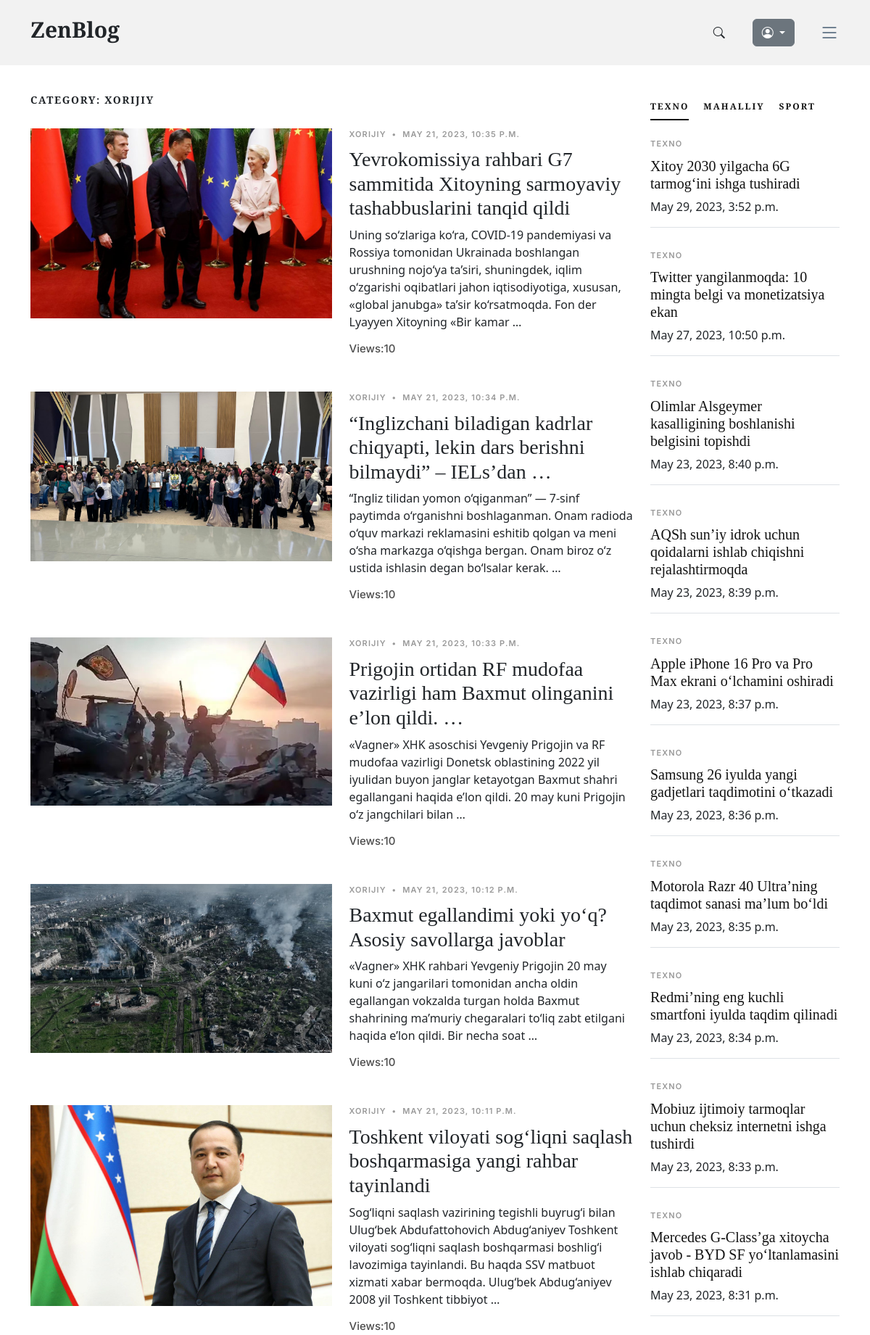
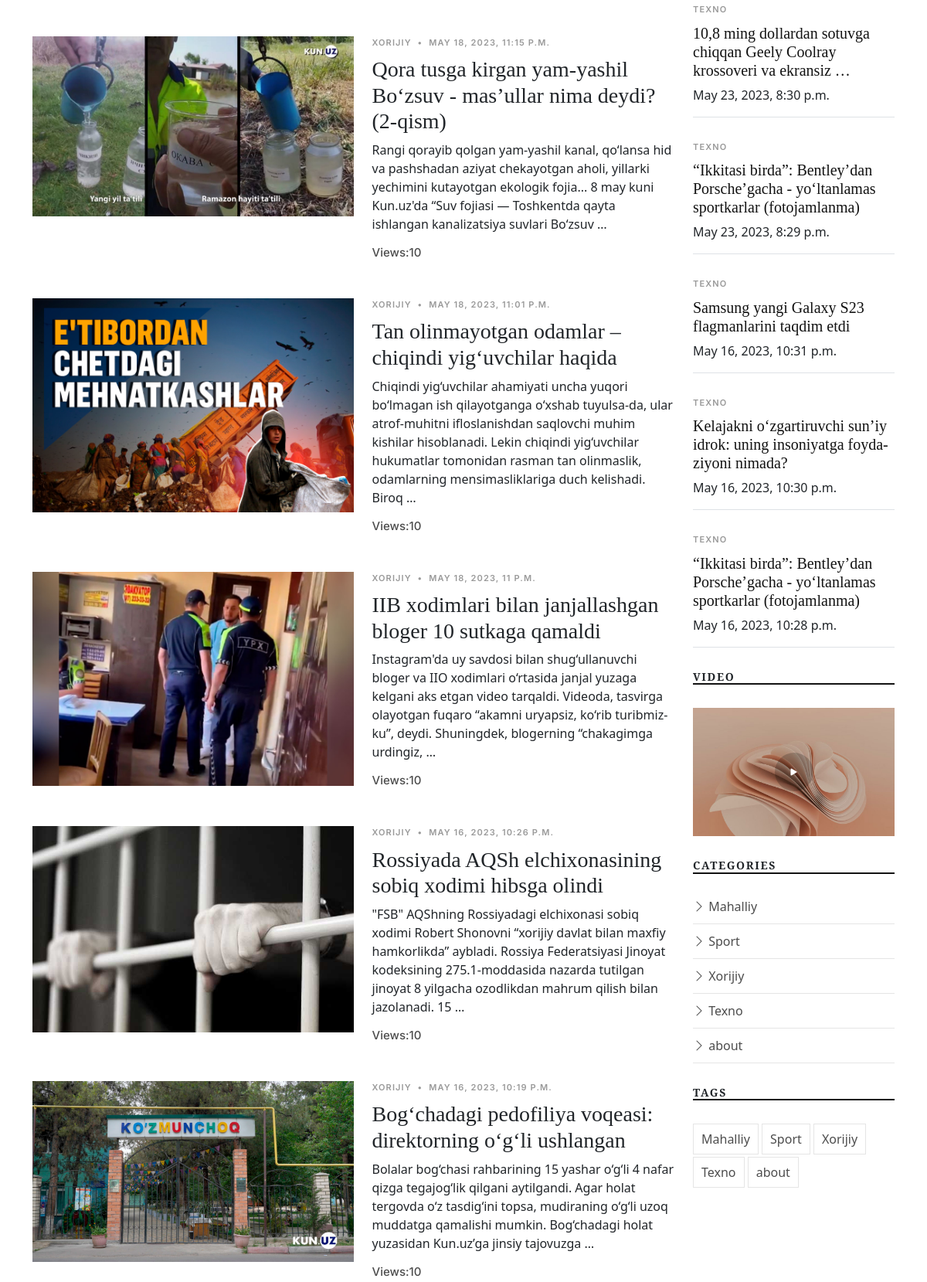
The page /foreign/ (upper part) on the database its author committed (2 pictures, top to bottom).
### news_app/models.py (models this page shows, shortened)
class News(models.Model):
    class Status(models.TextChoices):
        Draft = "DF", "Draft"
        Published = "PB", "Published"
    title = models.CharField(max_length=250)
    slug = models.SlugField(max_length=300)
    body = models.TextField()
    image = models.ImageField(upload_to="news/images")
    category = models.ForeignKey(Category, on_delete=models.CASCADE)
    published_time = models.DateTimeField(default=timezone.now)
    created_time = models.DateTimeField(auto_now_add=True)
    updated_time = models.DateTimeField(auto_now=True)
    status = models.CharField(
        max_length=2, choices=Status.choices, default=Status.Draft
    )
    objects = models.Manager()  # defauld manager
    published = PublishedManager()
    class Meta:
        ordering = ["-published_time"]
    def get_absolute_url(self):
        return reverse("detail_page", args=[self.slug])

class Category(models.Model):
    name = models.CharField(max_length=150)
    def __str__(self):
        return self.name

### news_app/views.py (the view)
# urls.py: path("foreign/", ForeignNewsListView.as_view(), name="foreign_news_page"),
class ForeignNewsListView(ListView):
    model = News
    template_name = "news/foreign-news-list.html"
    context_object_name = "foreign_news"
    def get_context_data(self, **kwargs):
        context = super().get_context_data(**kwargs)
        context["foreign_news"] = News.published.all().filter(category__name="Xorijiy")
        context["techno_news"] = News.published.all().filter(category__name="Texno")
        context["sport_news"] = News.published.all().filter(category__name="Sport")
        context["categories"] = Category.objects.all()
        context["local_news_category"] = "Mahalliy"
        context["sport_news_category"] = "Sport"
        context["techno_news_category"] = "Texno"
        return context
    def get_queryset(self):
        news = self.model.published.all().filter(category__name="Xorijiy")
        return news

### news_app/context_procesor.py (called while the page is built)
def top_news(request):
    categories = Category.objects.all()
    top_news = News.published.all().order_by("-published_time")[:4]
    context = {
        "top_news": top_news,
        "categories": categories,
    }
    return context

### news_app/models.py (called while the page is built)
    def get_queryset(self):
        return super().get_queryset().filter(status=News.Status.Published)

### templates/news/foreign-news-list.html (shortened to what this page needs)
{% extends 'news/base.html' %}
{% load static %}
{% block content %}
<main id="main">
    <section>
      <div class="container">
        <div class="row">
          <div class="col-md-9" data-aos="fade-up">
            <h3 class="category-title">Category: Xorijiy</h3>
            {% for news in foreign_news %}
            <div class="d-md-flex post-entry-2 half">
              <a href="{{ news.get_absolute_url }}" class="me-4 thumbnail">
                <img src="{{ news.image.url }}" alt="" class="img-fluid">
              </a>
              <div>
                <div class="post-meta">
                  <span class="date">{{ news.category }}</span>
                  <span class="mx-1">&bullet;</span>
                  <span>{{ news.published_time }}</span>
                </div>
                <h3>
                  <a href="{{ news.get_absolute_url }}">{{ news.title | truncatewords:10}}</a>
                </h3>
                <p>{{ news.body | truncatewords:30 }}</p>
                <div class="d-flex align-items-center author">
                  <div class="name">
                    <h3 class="m-0 p-0">Views:10</h3>
                  </div>
                </div>
              </div>
            </div>
            {% endfor %}
          </div>
          <div class="col-md-3">
            <div class="aside-block">
              <ul class="nav nav-pills custom-tab-nav mb-4" id="pills-tab" role="tablist">
                <li class="nav-item" role="presentation">
                  <button
                    class="nav-link active"
                    id="pills-popular-tab"
                    data-bs-toggle="pill"
                    data-bs-target="#pills-popular"
                    type="button"
                    role="tab"
                    aria-controls="pills-popular"
                    aria-selected="true">
                    {{ techno_news_category }}
                  </button>
                </li>
                <li class="nav-item" role="presentation">
                  <button
                    class="nav-link"
                    id="pills-trending-tab"
                    data-bs-toggle="pill"
                    data-bs-target="#pills-trending"
                    type="button"
                    role="tab"
                    aria-controls="pills-trending"
                    aria-selected="false">
                    {{ local_news_category }}
                  </button>
                </li>
                <li class="nav-item" role="presentation">
                  <button
                    class="nav-link"
                    d="pills-latest-tab"
                    data-bs-toggle="pill"
                    data-bs-target="#pills-latest"
                    type="button" role="tab"
                    aria-controls="pills-latest"
                    aria-selected="false">
                    {{ sport_news_category }}
                  </button>
                </li>
              </ul>
              <div class="tab-content" id="pills-tabContent">
                <div class="tab-pane fade show active" id="pills-popular" role="tabpanel" aria-labelledby="pills-popular-tab">
                  {% for news in techno_news %}
                    <div class="post-entry-1 border-bottom">
                      <div class="post-meta">
                        <span class="date">{{ news.category }}</span>
                      </div>
                      <h2 class="mb-2"><a href="{{ news.get_absolute_url }}">{{ news.title | truncatewords:10 }}</a></h2>
                      <span class="author mb-3 d-block">{{ news.published_time }}</span>
                    </div>
                  {% endfor %}
                </div>
              </div>
            </div>
            <div class="aside-block">
              <h3 class="aside-title">Video</h3>
              <div class="video-post">
                <a href="https://www.youtube.com/embed/Wlp2K9o9Obk" class="glightbox link-video">
                  <span class="bi-play-fill"></span>
                  <img src="{% static 'images/post-landscape-5.jpg' %}" alt="" class="img-fluid">
                </a>
              </div>
            </div>
            <div class="aside-block">
              <h3 class="aside-title">Categories</h3>
              <ul class="aside-links list-unstyled">
                {% for category in categories %}
                <li>
                  <a href="category.html"><i class="bi bi-chevron-right"></i> {{ category.name }}</a>
                </li>
                {% endfor %}
              </ul>
            </div>
            <div class="aside-block">
              <h3 class="aside-title">Tags</h3>
              <ul class="aside-tags list-unstyled">
                {% for category in categories %}
                <li><a href="category.html">{{ category.name }}</a></li>
                {% endfor %}
              </ul>
            </div>
          </div>
        </div>
      </div>
    </section>
  </main>
{% endblock content %}

### static/css/variables.css (style rules this page uses)
:root { --font-default: 'EB Garamond', system-ui, -apple-system, "Segoe UI", Roboto, "Helvetica Neue", Arial, "Noto Sans", "Liberation Sans", sans-serif, "Apple Color Emoji", "Segoe UI Emoji", "Segoe UI Symbol", "Noto Color Emoji"; --font-primary: 'EB Garamond', serif; --font-secondary: 'Inter', sans-serif; --color-default: #212529; --color-default-rgb: 33, 37, 41; --color-links: #212529; --color-links-hover: #15171a; --color-primary: #212529; --color-primary-light: #26282c; --color-primary-dark: #0b0c0e; --color-primary-rgb: 33, 37, 41; --color-primary-light-rgb: 38, 40, 44; --color-primary-dark-rgb: 11, 12, 14; --color-secondary: #596d80; --color-secondary-light: #8498aa; --color-secondary-dark: #404f5c; --color-secondary-rgb: 89, 109, 128; --color-secondary-light-rgb: 132, 152, 170; --color-secondary-dark-rgb: 64, 79, 92; --color-blue: #0d6efd; --color-blue-rgb: 13, 110, 253; --color-indigo: #6610f2; --color-indigo-rgb: 102, 16, 242; --color-purple: #6f42c1; --color-purple-rgb: 111, 66, 193; --color-pink: #f3268c; --color-pink-rgb: 243, 38, 140; --color-red: #df1529; --color-red-rgb: 223, 21, 4; --color-orange: #fd7e14; --color-orange-rgb: 253, 126, 20; --color-yellow: #ffc107; --color-yellow-rgb: 255, 193, 7; --color-green: #059652; --color-green-rgb: 5, 150, 82; --color-teal: #20c997; --color-teal-rgb: 32, 201, 151; --color-cyan: #0dcaf0; --color-cyan-rgb: 13, 202, 240; --color-white: #ffffff; --color-white-rgb: 255, 255, 255; --color-gray: #6c757d; --color-gray-rgb: 108, 117, 125; --color-black: #000000; --color-black-rgb: 0, 0, 0; }
:root { --bs-blue: var(--color-blue); --bs-indigo: var(--color-indigo); --bs-purple: var(--color-purple); --bs-pink: var(--color-pink); --bs-red: var(--color-red); --bs-orange: var(--color-orange); --bs-yellow: var(--color-yellow); --bs-green: var(--color-green); --bs-teal: var(--color-teal); --bs-cyan: var(--color-cyan); --bs-white: var(--color-white); --bs-gray: var(--color-gray); --bs-gray-dark: #343a40; --bs-gray-100: #f8f9fa; --bs-gray-200: #e9ecef; --bs-gray-300: #dee2e6; --bs-gray-400: #ced4da; --bs-gray-500: #adb5bd; --bs-gray-600: #6c757d; --bs-gray-700: #495057; --bs-gray-800: #343a40; --bs-gray-900: #212529; --bs-primary: var(--color-blue); --bs-secondary: var(--color-blue); --bs-success: #198754; --bs-info: #0dcaf0; --bs-warning: #ffc107; --bs-danger: #dc3545; --bs-light: #f8f9fa; --bs-dark: #212529; --bs-primary-rgb: var(--color-primary-rgb); --bs-secondary-rgb: var(--color-secondary-rgb); --bs-success-rgb: 25, 135, 84; --bs-info-rgb: 13, 202, 240; --bs-warning-rgb: 255, 193, 7; --bs-danger-rgb: 220, 53, 69; --bs-light-rgb: 248, 249, 250; --bs-dark-rgb: 33, 37, 41; --bs-white-rgb: var(--color-white-rgb); --bs-black-rgb: var(--color-black-rgb); --bs-body-color-rgb: var(--color-default-rgb); --bs-body-bg-rgb: 255, 255, 255; --bs-font-sans-serif: var(--font-default); --bs-font-monospace: SFMono-Regular, Menlo, Monaco, Consolas, "Liberation Mono", "Courier New", monospace; --bs-gradient: linear-gradient(180deg, rgba(255, 255, 255, 0.15), rgba(255, 255, 255, 0)); --bs-body-font-family: var(--font-default); --bs-body-font-size: 1rem; --bs-body-font-weight: 400; --bs-body-line-height: 1.5; --bs-body-color: var(--color-default); --bs-body-bg: #fff; }

### static/css/404-page.css (style rules this page uses)
a { text-decoration: none; }

### static/css/register.css (style rules this page uses)
:root { --color-white: #fff; --color-light: #f1f5f9; --color-black: #121212; --color-night: #001632; --color-red: #f44336; --color-yellow: #6cf436; --color-blue: #1a73e8; --color-gray: #80868b; --color-grayish: #dadce0; --shadow-normal: 0 1px 3px 0 rgba(0, 0, 0, 0.1), 0 1px 2px 0 rgba(0, 0, 0, 0.06); --shadow-medium: 0 4px 6px -1px rgba(0, 0, 0, 0.1), 0 2px 4px -1px rgba(0, 0, 0, 0.06); --shadow-large: 0 10px 15px -3px rgba(0, 0, 0, 0.1), 0 4px 6px -2px rgba(0, 0, 0, 0.05); }
.login a, button { font-family: inherit; font-size: inherit; line-height: inherit; cursor: pointer; border: none; outline: none; text-decoration: none; }
.login, img { display: block; width: 100%; height: auto; object-fit: cover; }

### rows shown on the page
News: image (picture), category "XORIJIY", published_time "MAY 21, 2023, 10:35 P.M.", title "Yevrokomissiya rahbari G7 sammitida Xitoyning sarmoyaviy tashabbuslarini tanqid qildi", body "Uning so‘zlariga ko‘ra, COVID-19 pandemiyasi va Rossiya tomonidan Ukrainada boshlangan urushning nojo‘ya ta’siri, shuningdek, iqlim o‘zgarishi oqibatlari jahon iqtisodiyotiga, xususan, «global janubga» ta’sir ko‘rsatmoqda. Fon der Lyayyen Xitoyning «Bir kamar …"
News: image (picture), category "XORIJIY", published_time "MAY 21, 2023, 10:34 P.M.", title "“Inglizchani biladigan kadrlar chiqyapti, lekin dars berishni bilmaydi” – IELs’dan …", body "“Ingliz tilidan yomon o‘qiganman” — 7-sinf paytimda o‘rganishni boshlaganman. Onam radioda o‘quv markazi reklamasini eshitib qolgan va meni o‘sha markazga o‘qishga bergan. Onam biroz o‘z ustida ishlasin degan bo‘lsalar kerak. …"
News: image (picture), category "XORIJIY", published_time "MAY 21, 2023, 10:33 P.M.", title "Prigojin ortidan RF mudofaa vazirligi ham Baxmut olinganini e’lon qildi. …", body "«Vagner» XHK asoschisi Yevgeniy Prigojin va RF mudofaa vazirligi Donetsk oblastining 2022 yil iyulidan buyon janglar ketayotgan Baxmut shahri egallangani haqida e’lon qildi. 20 may kuni Prigojin o‘z jangchilari bilan …"
News: image (picture), category "XORIJIY", published_time "MAY 21, 2023, 10:12 P.M.", title "Baxmut egallandimi yoki yo‘q? Asosiy savollarga javoblar", body "«Vagner» XHK rahbari Yevgeniy Prigojin 20 may kuni o‘z jangarilari tomonidan ancha oldin egallangan vokzalda turgan holda Baxmut shahrining ma’muriy chegaralari to‘liq zabt etilgani haqida e’lon qildi. Bir necha soat …"
News: image (picture), category "XORIJIY", published_time "MAY 21, 2023, 10:11 P.M.", title "Toshkent viloyati sog‘liqni saqlash boshqarmasiga yangi rahbar tayinlandi", body "Sog‘liqni saqlash vazirining tegishli buyrug‘i bilan Ulug‘bek Abdufattohovich Abdug‘aniyev Toshkent viloyati sog‘liqni saqlash boshqarmasi boshlig‘i lavozimiga tayinlandi. Bu haqda SSV matbuot xizmati xabar bermoqda. Ulug‘bek Abdug‘aniyev 2008 yil Toshkent tibbiyot …"
News: image (picture), category "XORIJIY", published_time "MAY 18, 2023, 11:15 P.M.", title "Qora tusga kirgan yam-yashil Bo‘zsuv - mas’ullar nima deydi? (2-qism)", body "Rangi qorayib qolgan yam-yashil kanal, qo‘lansa hid va pashshadan aziyat chekayotgan aholi, yillarki yechimini kutayotgan ekologik fojia... 8 may kuni Kun.uz'da “Suv fojiasi — Toshkentda qayta ishlangan kanalizatsiya suvlari Bo‘zsuv …"
News: image (picture), category "XORIJIY", published_time "MAY 18, 2023, 11:01 P.M.", title "Tan olinmayotgan odamlar – chiqindi yig‘uvchilar haqida", body "Chiqindi yig‘uvchilar ahamiyati uncha yuqori bo‘lmagan ish qilayotganga o‘xshab tuyulsa-da, ular atrof-muhitni ifloslanishdan saqlovchi muhim kishilar hisoblanadi. Lekin chiqindi yig‘uvchilar hukumatlar tomonidan rasman tan olinmaslik, odamlarning mensimasliklariga duch kelishadi. Biroq …"
News: image (picture), category "XORIJIY", published_time "MAY 18, 2023, 11 P.M.", title "IIB xodimlari bilan janjallashgan bloger 10 sutkaga qamaldi", body "Instagram'da uy savdosi bilan shug‘ullanuvchi bloger va IIO xodimlari o‘rtasida janjal yuzaga kelgani aks etgan video tarqaldi. Videoda, tasvirga olayotgan fuqaro “akamni uryapsiz, ko‘rib turibmiz-ku”, deydi. Shuningdek, blogerning “chakagimga urdingiz, …"
News: image (picture), category "XORIJIY", published_time "MAY 16, 2023, 10:26 P.M.", title "Rossiyada AQSh elchixonasining sobiq xodimi hibsga olindi", body "\"FSB\" AQShning Rossiyadagi elchixonasi sobiq xodimi Robert Shonovni “xorijiy davlat bilan maxfiy hamkorlikda” aybladi. Rossiya Federatsiyasi Jinoyat kodeksining 275.1-moddasida nazarda tutilgan jinoyat 8 yilgacha ozodlikdan mahrum qilish bilan jazolanadi. 15 …"
News: image (picture), category "XORIJIY", published_time "MAY 16, 2023, 10:19 P.M.", title "Bog‘chadagi pedofiliya voqeasi: direktorning o‘g‘li ushlangan", body "Bolalar bog‘chasi rahbarining 15 yashar o‘g‘li 4 nafar qizga tegajog‘lik qilgani aytilgandi. Agar holat tergovda o‘z tasdig‘ini topsa, mudiraning o‘g‘li uzoq muddatga qamalishi mumkin. Bog‘chadagi holat yuzasidan Kun.uz’ga jinsiy tajovuzga …"
Category: name "TEXNO", name "Texno"
Category: name "MAHALLIY", name "Mahalliy"
Category: name "SPORT", name "Sport"
News: category "TEXNO", title "Xitoy 2030 yilgacha 6G tarmog‘ini ishga tushiradi", published_time "May 29, 2023, 3:52 p.m."
News: category "TEXNO", title "Twitter yangilanmoqda: 10 mingta belgi va monetizatsiya ekan", published_time "May 27, 2023, 10:50 p.m."
News: category "TEXNO", title "Olimlar Alsgeymer kasalligining boshlanishi belgisini topishdi", published_time "May 23, 2023, 8:40 p.m."
News: category "TEXNO", title "AQSh sun’iy idrok uchun qoidalarni ishlab chiqishni rejalashtirmoqda", published_time "May 23, 2023, 8:39 p.m."
News: category "TEXNO", title "Apple iPhone 16 Pro va Pro Max ekrani o‘lchamini oshiradi", published_time "May 23, 2023, 8:37 p.m."
News: category "TEXNO", title "Samsung 26 iyulda yangi gadjetlari taqdimotini o‘tkazadi", published_time "May 23, 2023, 8:36 p.m."
News: category "TEXNO", title "Motorola Razr 40 Ultra’ning taqdimot sanasi ma’lum bo‘ldi", published_time "May 23, 2023, 8:35 p.m."
News: category "TEXNO", title "Redmi’ning eng kuchli smartfoni iyulda taqdim qilinadi", published_time "May 23, 2023, 8:34 p.m."
News: category "TEXNO", title "Mobiuz ijtimoiy tarmoqlar uchun cheksiz internetni ishga tushirdi", published_time "May 23, 2023, 8:33 p.m."
News: category "TEXNO", title "Mercedes G-Class’ga xitoycha javob - BYD SF yo‘ltanlamasini ishlab chiqaradi", published_time "May 23, 2023, 8:31 p.m."
News: category "TEXNO", title "10,8 ming dollardan sotuvga chiqqan Geely Coolray krossoveri va ekransiz …", published_time "May 23, 2023, 8:30 p.m."
News: category "TEXNO", title "“Ikkitasi birda”: Bentley’dan Porsche’gacha - yo‘ltanlamas sportkarlar (fotojamlanma)", published_time "May 23, 2023, 8:29 p.m."
News: category "TEXNO", title "Samsung yangi Galaxy S23 flagmanlarini taqdim etdi", published_time "May 16, 2023, 10:31 p.m."
News: category "TEXNO", title "Kelajakni o‘zgartiruvchi sun’iy idrok: uning insoniyatga foyda-ziyoni nimada?", published_time "May 16, 2023, 10:30 p.m."
News: category "TEXNO", title "“Ikkitasi birda”: Bentley’dan Porsche’gacha - yo‘ltanlamas sportkarlar (fotojamlanma)", published_time "May 16, 2023, 10:28 p.m."
Category: name "Xorijiy"
Category: name "about"
